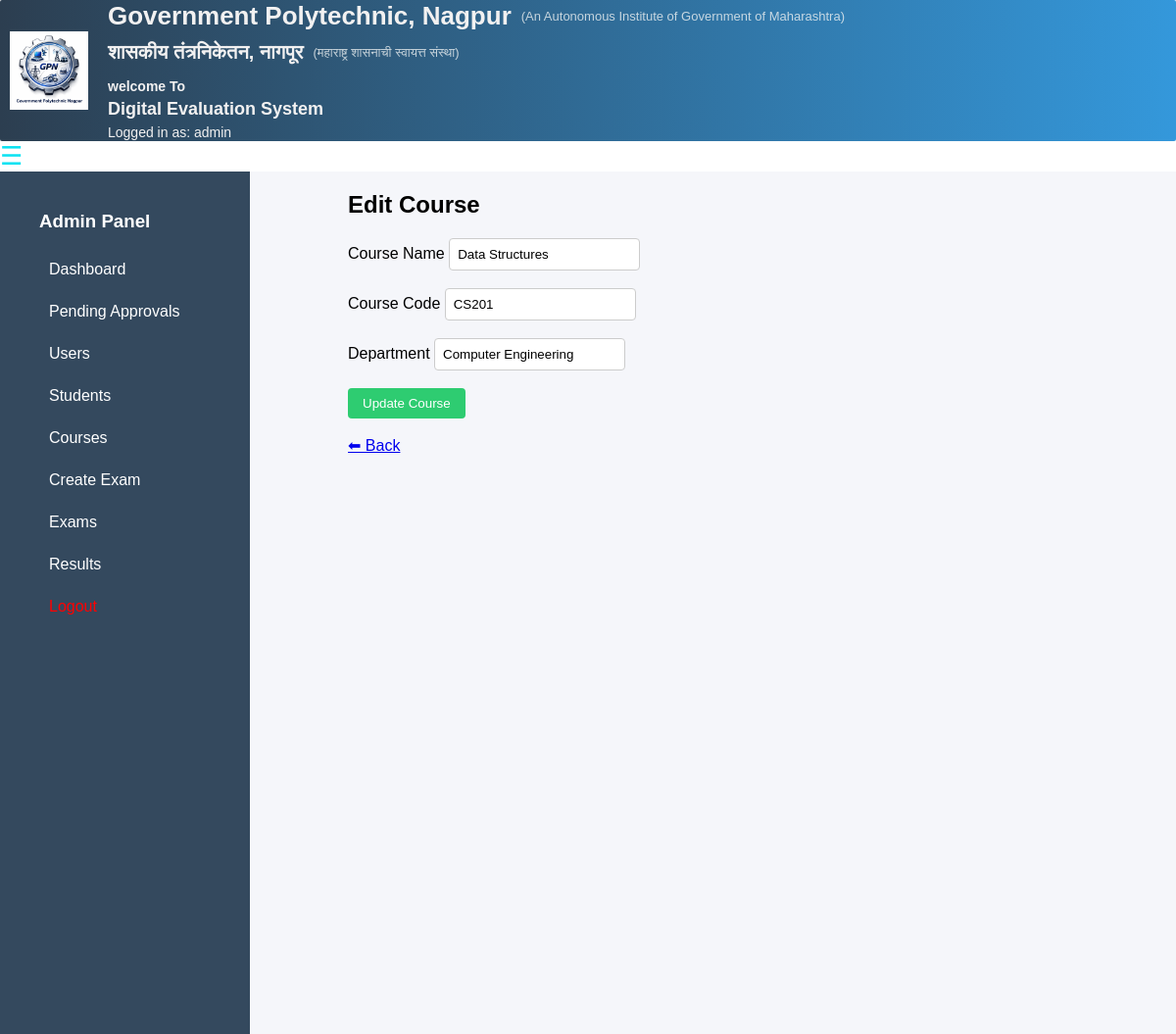
Screenshot of /edit_course/8 (signed in) with the database file from the repository.
### tables this page shows
CREATE TABLE courses (
    id INTEGER PRIMARY KEY AUTOINCREMENT,
    course_name TEXT,
    course_code TEXT UNIQUE,
    department TEXT
);

### app.py (the view, shortened to what this page needs)
@app.route("/edit_course/<int:id>", methods=["GET", "POST"])
@admin_required
def edit_course(id):
    conn = get_db_connection()
    course = conn.execute(
        "SELECT * FROM courses WHERE id=?", (id,)
    ).fetchone()
    conn.close()
    return render_template("admin/edit_course.html", course=course)

### app.py (called while the page is built)
def get_db_connection():
    conn = sqlite3.connect("database.db", timeout=10, check_same_thread=False)
    conn.row_factory = sqlite3.Row
    return conn

def admin_required(f):
    @wraps(f)
    def decorated_function(*args, **kwargs):
        if session.get("role") != "admin":
            flash("Access denied")
            return redirect("/")
        return f(*args, **kwargs)
    return decorated_function

### templates/admin/edit_course.html
{% extends "base.html" %}
{% block content %}
<h2>Edit Course</h2>
<form method="POST">
    <label>Course Name</label>
    <input type="text" name="course_name" value="{{ course.course_name }}" required><br><br>
    <label>Course Code</label>
    <input type="text" name="course_code" value="{{ course.course_code }}" required><br><br>
    <label>Department</label>
    <input type="text" name="department" value="{{ course.department }}" required><br><br>
    <button type="submit">Update Course</button>
</form>
<br>
<a href="/manage_courses">⬅ Back</a>
{% endblock %}

### templates/base.html (style rules this page uses)
select, button, input { padding: 8px; border-radius: 4px; border: 1px solid #ccc; }
body { margin: 0; font-family: Arial; }
button { background: #2ecc71; color: white; border: none; padding: 8px 15px; border-radius: 4px; cursor: pointer; }

### rows the page displays
courses: course_name "Data Structures", course_code "CS201", department "Computer Engineering"

### other values shown
{{ session.get('role') }} "admin"
